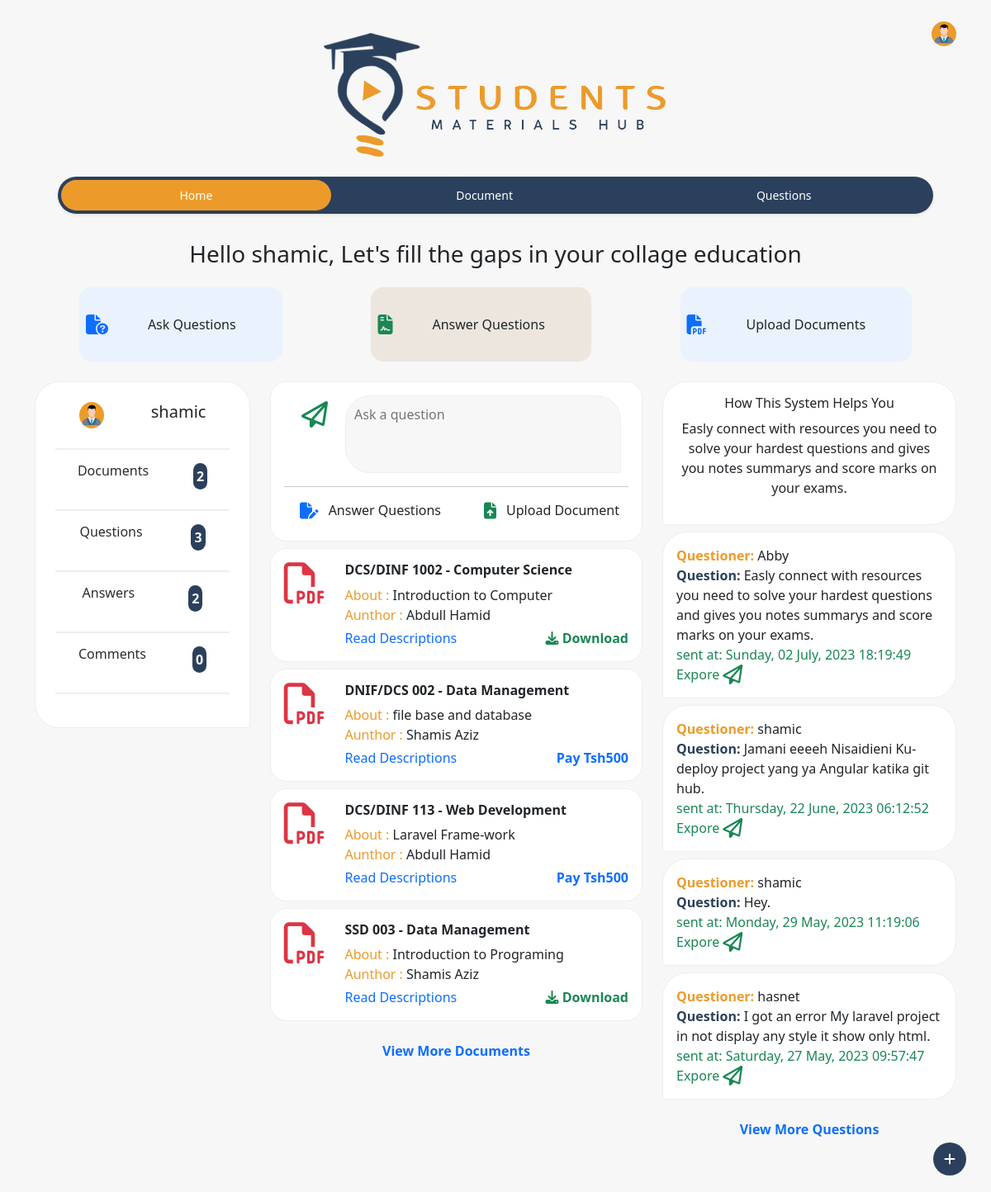
Screenshot of /pages/dash.php (signed in) with the database file from the repository.
### tables this page shows
CREATE TABLE `courses` (
  `crsID` int(11) NOT NULL,
  `studID` int(11) NOT NULL,
  `docID` int(11) NOT NULL,
  `crsName` varchar(100) NOT NULL,
  `crsCode` varchar(100) NOT NULL
);

CREATE TABLE `documents` (
  `docID` int(11) NOT NULL,
  `studID` int(11) NOT NULL,
  `docTittle` varchar(100) NOT NULL,
  `docDesc` varchar(100) NOT NULL,
  `docPrice` varchar(100) NOT NULL,
  `docPath` varchar(100) NOT NULL,
  `status` int(11) NOT NULL
);

CREATE TABLE `students` (
  `studID` int(11) NOT NULL,
  `userID` int(11) NOT NULL,
  `studName` varchar(100) NOT NULL,
  `studReg` varchar(100) NOT NULL,
  `studAccnt` varchar(100) NOT NULL,
  `studPhone` varchar(100) NOT NULL,
  `studNet` varchar(50) NOT NULL,
  `studCrs` varchar(50) NOT NULL,
  `studYear` int(11) NOT NULL
);

CREATE TABLE `questions` (
  `questID` int(11) NOT NULL,
  `userID` int(11) NOT NULL,
  `questBdy` varchar(150) NOT NULL,
  `time` timestamp NOT NULL DEFAULT current_timestamp() ON UPDATE current_timestamp()
);

CREATE TABLE `users` (
  `userID` int(11) NOT NULL,
  `userName` varchar(100) NOT NULL,
  `userPass` varchar(100) NOT NULL,
  `userMail` varchar(100) NOT NULL,
  `roleID` int(11) NOT NULL,
  `lastLogin` timestamp NOT NULL DEFAULT current_timestamp() ON UPDATE current_timestamp()
);

### pages/dash.php (the view, shortened to what this page needs)
<?php
require_once('../elements/links.php');
if (isset($_SESSION['role']) && $_SESSION['role'] == 'student') {
?>
    <div class="for-bg w-100 pb-5">
        <?php
        include_once '../elements/profile.php';
        ?>
        <div class="container text-center">
            <?php
            include_once '../elements/header.php';
            include_once '../elements/introCards.php';
            require_once("../handles/connection.php");
            $user = $_SESSION['userName'];
            $stmt0 = $conn->prepare("SELECT * FROM `students`,`users` WHERE students.userID = users.userID and users.userName = :user");
            $stmt0->execute(array(":user" => $user));
            $ids = $stmt0->fetch();
            $user_id = $ids['userID'];
            $student = $ids['studID'];
            $stmt1 = $conn->prepare("SELECT * FROM documents WHERE documents.studID =:stud");
            $stmt1->execute(array("stud" => $student));
            $stmt2 = $conn->prepare("SELECT * FROM questions WHERE questions.userID =:user1");
            $stmt2->execute(array("user1" => $user_id));
            $stmt3 = $conn->prepare("SELECT * FROM answers WHERE answers.userID =:user2");
            $stmt3->execute(array("user2" => $user_id));
            ?>
            <div id="content1" class="content">
                <div class="row mt-4">
                    <div class="col-lg-3 col-md-3 col-12">
                        <div class="user-profile bg-white p-4 mb-2">
                            <div class="d-flex flex-row justify-content-around mb-4">
                                <img src="../assets/imgs/userProff.png" width="30px" alt="profile" class="profile rounded-circle" />
                                <h5><?php echo $user; ?></h5>
                            </div>
                            <hr class="hr" />
                            <a href="#" class="user-link" data-bs-toggle="modal" data-bs-target="#studDocs">
                                <div class="d-flex flex-row justify-content-around mb-4">
                                    <h6>Documents</h6>
                                    <strong class="bg1 text-white rounded-pill p-1"><?php echo $stmt1->rowCount(); ?></strong>
                                </div>
                            </a>
                            <hr class="hr" />
                            <a href="#" class="user-link"  data-bs-toggle="modal" data-bs-target="#QuestionsM">
                                <div class="d-flex flex-row justify-content-around mb-4">
                                    <h6>Questions</h6>
                                    <strong class="bg1 text-white rounded-pill p-1"><?php echo $stmt2->rowCount(); ?></strong>
                                </div>
                            </a>
                            <hr class="hr" />
                            <a href="#" class="user-link" data-bs-toggle="modal" data-bs-target="#AnswersM" >
                                <div class="d-flex flex-row justify-content-around mb-4">
                                    <h6>Answers</h6>
                                    <strong class="bg1 text-white rounded-pill p-1"><?php echo $stmt3->rowCount(); ?></strong>
                                </div>
                            </a>
                            <hr class="hr" />
                            <a href="#" class="user-link">
                                <div class="d-flex flex-row justify-content-around mb-4">
                                    <h6>Comments</h6>
                                    <strong class="bg1 text-white rounded-pill p-1"><?php echo 0; ?></strong>
                                </div>
                            </a>
                            <hr class="hr" />
                        </div>
                    </div>
                    <div class="col-lg-5 col-md-5">
                        <div class="for-doc bg-white p-3">
                            <div class="form">
                                <form action="../handles/ask.php" method="post" class="d-flex flex-row">
                                    <button name="submit" class="btn mt-0 h-25 btn-ask m-2 text-success">
                                        <i class="fa fa-send-o fa-2x" aria-hidden="true"></i>
                                    </button>
                                    <textarea name="quest" id="" rows="3" placeholder="Ask a question" class="quest-area" required></textarea>
                                </form>
                            </div>
                            <hr />
                            <div class="d-flex flex-row justify-content-around">
                                <div class="left">
                                    <a href="#" class="text-dark ">
                                        <i class="fa fa-file-pen fa-lg m-2 text-primary"></i>
                                        Answer Questions
                                    </a>
                                </div>
                                <div class="right">
                                    <a href="#" class="text-dark" data-bs-toggle="modal" data-bs-target="#uploadDoc">
                                        <i class="fa fa-file-arrow-up fa-lg m-2 text-success"></i>
                                        Upload Document
                                    </a>
                                </div>
                            </div>
                        </div>
                        <?php
                        $stmt->execute();
                        if ($stmt->rowCount() >= 1) {
                            $i = 0;
                            $desc = 10;
                            while ($res = $stmt->fetch()) {
                                $i++;
                                $desc++;
                        ?>
                                <div class="for-doc bg-white p-3 mt-2">
                                    <div class="row">
                                        <div class="col-lg-2 col-md-2 col-2">
                                            <div class="d-flex justify-content-center align-content-center">
                                                <i class="fa fa-file-pdf-o fa-3x text-danger" aria-hidden="true" style="font-size: 50px;"></i>
                                            </div>
                                        </div>
                                        <div class="col-lg-10 col-md-10 col-10">
                                            <div class="text-start">
                                                <h6 class="fw-bolder"><?php echo $res['crsCode'] . " - ";
                                                                        echo $res['crsName']; ?></h6>
                                                <span style="color: var(--color2);">About : </span><?php echo $res['docTittle']; ?> <br>
                                                <span style="color: var(--color2);">Aunthor : </span><?php echo $res['studName']; ?>
                                                <div class="d-flex flex-row justify-content-between mt-1">
                                                    <a href="#" data-bs-toggle="modal" data-bs-target="#description<?php echo $desc; ?>">Read Descriptions</a>
                                                    <?php
                                                    $query = $conn->prepare("SELECT * FROM `users`,`students` WHERE users.userID = students.userID AND users.userName = :user");
                                                    $query->execute(array(":user" => $user));
                                                    $data = $query->fetch();
                                                    $studID = $data['studID'];
                                                    $testpay = $conn->prepare("SELECT * FROM `transactions`,`students`,`documents`WHERE students.studID = transactions.studID
                                                    AND documents.docID =  transactions.docID AND documents.docID = :docID AND transactions.studID = :studID");
                                                    $testpay->execute(array(":docID" => $res['docID'], ":studID" => $studID));
                                                    if ($testpay->rowCount() > 0) {
                                                    ?>
                                                        <a href="../handles/openFile.php?file=<?php echo $res['docPath']; ?>" class="text-success fw-bolder" target="_blank"><i class="fa fa-download" aria-hidden="true"></i> Download</a>
                                                    <?php
                                                    } else {
                                                    ?>
                                                        <a href="#" data-bs-toggle="modal" data-bs-target="#payment<?php echo $i; ?>" class="text-primary fw-bolder">Pay <?php echo $res['docPrice']; ?></a>
                                                    <?php
                                                    }
                                                    ?>
                                                </div>
                                            </div>
                                        </div>
                                    </div>
                                </div>
                            <?php
                                if ($i == 4) {
                                    break;
                                }
                            }
                            ?>
                            <p class="mt-4">
                                <a href="#" onclick="showContent2()" class="fw-bolder">View More Documents</a>
                            </p>
                        <?php
                        }
                        ?>
                    </div>
                    <div class="col-lg-4 col-md-4">
                        <div class="docs bg-white p-3">
                            <h6 class="text-capitalize">how this system helps you</h6>
                            <p>
                                Easly connect with resources you need to solve your hardest
                                questions and gives you notes summarys and score marks on your
                                exams.
                            </p>
                        </div>
                        <?php
                        $stmt = $conn->prepare("SELECT * FROM `questions`,`users` WHERE `questions`.`userID` = `users`.`userID` ORDER BY questID DESC");
                        $stmt->execute();
                        if ($stmt->rowCount() >= 1) {
                            $i = 0;
                            while ($res = $stmt->fetch()) {
                                $i++;
                        ?>
                                <div class="docs bg-white p-3 mt-2 text-start">
                                    <span class="clr2 fw-bolder">Questioner: </span><?php echo $res['userName']; ?> <br>
                                    <span><span class="clr1 fw-bolder">Question:</span>
                                        <?php echo $res['questBdy']; ?>.
                                    </span><br>
                                    <span class="text-success fw-lighter">sent at:
                                        <?php $date = date_format(date_create($res['time']), " l, d F, Y H:i:s");
                                        echo  $date; ?>
                                    </span> <br>
                                    <a href="#" class="text-success" onclick="showContent3()">
                                        Expore
                                        <i class="fa-regular fa-paper-plane fa-xl text-success"></i>
                                    </a>
                                </div>
                            <?php
                                if ($i == 4) {
                                    break;
                                }
                            }
                            ?>
                            <p class="mt-4">
                                <a href="#" onclick="showContent3()" class="fw-bolder">View More Questions</a>
                            </p>
                        <?php
                        }
                        ?>
                    </div>
                </div>
                <button type="button" class="btn btn-expand bg1" data-bs-toggle="modal" data-bs-target="#uploadDoc">
                    <i class="fa fa-plus"></i>
                </button>
            </div>
        </div>
    </div>
<?php
} else {
    header("location:../index.php");
}
require_once('../elements/buttom.php');
?>

### rows the page displays
courses: crsCode "DCS/DINF 1002", crsName "Computer Science", docID.docTittle "Introduction to Computer", studID.studName "Abdull Hamid"
courses: crsCode "DNIF/DCS 002", crsName "Data Management", docID.docTittle "file base and database", studID.studName "Shamis Aziz", docID.docPrice "Tsh500"
courses: crsCode "DCS/DINF 113", crsName "Web Development", docID.docTittle "Laravel Frame-work", studID.studName "Abdull Hamid", docID.docPrice "Tsh500"
courses: crsCode "SSD 003", crsName "Data Management", docID.docTittle "Introduction to Programing", studID.studName "Shamis Aziz"
questions: userID.userName "Abby", questBdy "Easly connect with resources you need to solve your hardest questions and gives you notes summarys and score marks on your exams", time "Sunday, 02 July, 2023 18:19:49"
questions: userID.userName "shamic", questBdy "Jamani eeeeh Nisaidieni Ku-deploy project yang ya Angular katika git hub", time "Thursday, 22 June, 2023 06:12:52"
questions: userID.userName "shamic", questBdy "Hey", time "Monday, 29 May, 2023 11:19:06"
questions: userID.userName "hasnet", questBdy "I got an error My laravel project in not display any style it show only html", time "Saturday, 27 May, 2023 09:57:47"

### other values shown
$user "shamic"
$stmt1->rowCount() "2"
$stmt2->rowCount() "3"
$stmt3->rowCount() "2"
